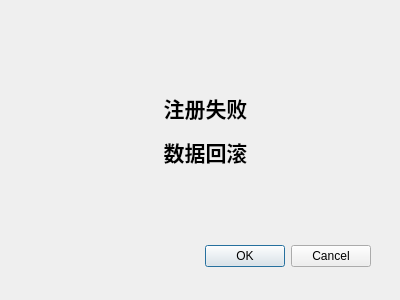
<?xml version="1.0" encoding="UTF-8"?>
<ui version="4.0">
 <class>RegisterErrorDialog</class>
 <widget class="QDialog" name="RegisterErrorDialog">
  <property name="geometry">
   <rect>
    <x>0</x>
    <y>0</y>
    <width>400</width>
    <height>300</height>
   </rect>
  </property>
  <property name="windowTitle">
   <string>Dialog</string>
  </property>
  <widget class="QDialogButtonBox" name="buttonBox">
   <property name="geometry">
    <rect>
     <x>30</x>
     <y>240</y>
     <width>341</width>
     <height>32</height>
    </rect>
   </property>
   <property name="orientation">
    <enum>Qt::Horizontal</enum>
   </property>
   <property name="standardButtons">
    <set>QDialogButtonBox::Cancel|QDialogButtonBox::Ok</set>
   </property>
  </widget>
  <widget class="QLabel" name="label">
   <property name="geometry">
    <rect>
     <x>140</x>
     <y>90</y>
     <width>131</width>
     <height>81</height>
    </rect>
   </property>
   <property name="text">
    <string>&lt;html&gt;&lt;head/&gt;&lt;body&gt;&lt;p align=&quot;center&quot;&gt;&lt;span style=&quot; font-size:16pt; font-weight:600;&quot;&gt;注册失败&lt;/span&gt;&lt;/p&gt;&lt;p align=&quot;center&quot;&gt;&lt;span style=&quot; font-size:16pt; font-weight:600;&quot;&gt;数据回滚&lt;/span&gt;&lt;/p&gt;&lt;/body&gt;&lt;/html&gt;</string>
   </property>
  </widget>
 </widget>
 <resources/>
 <connections>
  <connection>
   <sender>buttonBox</sender>
   <signal>clicked(QAbstractButton*)</signal>
   <receiver>RegisterErrorDialog</receiver>
   <slot>accept()</slot>
   <hints>
    <hint type="sourcelabel">
     <x>202</x>
     <y>261</y>
    </hint>
    <hint type="destinationlabel">
     <x>171</x>
     <y>290</y>
    </hint>
   </hints>
  </connection>
  <connection>
   <sender>buttonBox</sender>
   <signal>clicked(QAbstractButton*)</signal>
   <receiver>RegisterErrorDialog</receiver>
   <slot>close()</slot>
   <hints>
    <hint type="sourcelabel">
     <x>349</x>
     <y>259</y>
    </hint>
    <hint type="destinationlabel">
     <x>351</x>
     <y>286</y>
    </hint>
   </hints>
  </connection>
 </connections>
</ui>
